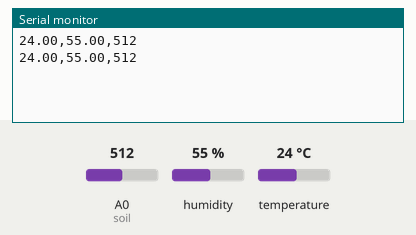
Simulated run of this sketch. Board: Arduino Uno, built with avr-gcc and run on an emulated ATmega328P. Parts: the last lines printed to the serial monitor. Inputs (shaded band) come from the test bench; at power-on: humidity 55 %, A0 (soil) = 512, temperature 24 °C.

Above: at 1.8 s.
1.9 s: humidity set to 22 %
At 3.3 s:
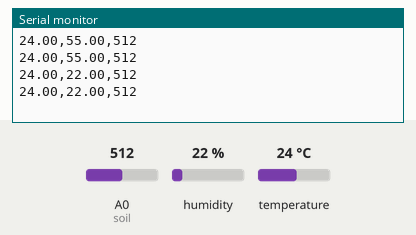
3.4 s: A0 (soil) set to 716
At 4.7 s:
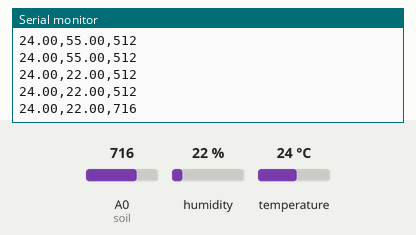
4.9 s: temperature set to 12 °C
At 6.0 s:
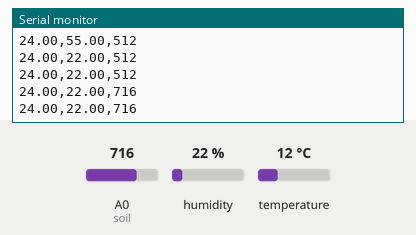
6.4 s: A0 (soil) set to 900
At 7.7 s:
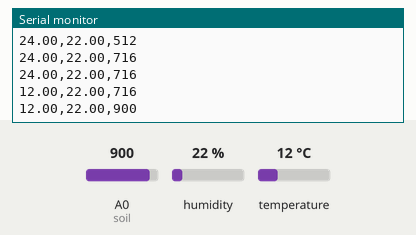
7.9 s: humidity set to 40 %
At 8.9 s:
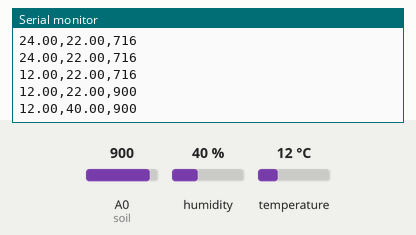
Timing chart, 0 to 10.4 s (numbered marks = the images above; inputs shaded):
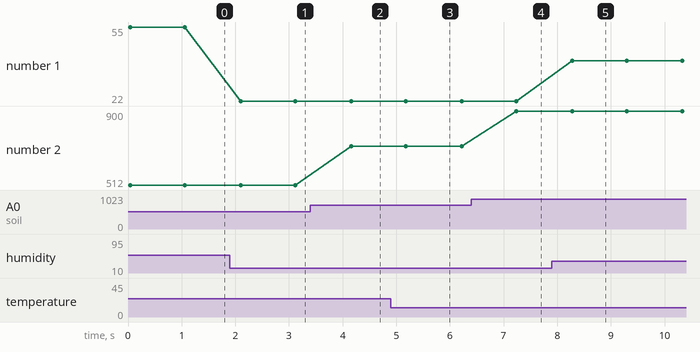

Measured:
- after the input at 1.9 s, the serial monitor: prints a new line after 0.20 s (image 1)
- after the input at 3.4 s, the serial monitor: prints a new line after 0.76 s (image 2)
- after the input at 6.4 s, the serial monitor: prints a new line after 0.83 s (image 4)
- after the input at 7.9 s, the serial monitor: prints a new line after 0.38 s (image 5)
- plotted number 1: 55 → 22 after the input at 1.9 s, 22 → 40 after the input at 7.9 s
- plotted number 2: 512 → 716 after the input at 3.4 s, 716 → 900 after the input at 6.4 s

The sketch:

SmartFarm.ino
```cpp
#include <DHT.h>

#include <SoftwareSerial.h>

DHT dht(3, DHT11);
SoftwareSerial BTSerial(4, 5);

int soil = A0;

void setup() {
  Serial.begin(9600);
  BTSerial.begin(9600);

  dht.begin();
}
void loop() {
  float h = dht.readHumidity();
  float t = dht.readTemperature();

  if (isnan(h) || isnan(t)) {
    Serial.println(F("Failed to read from DHT sensor!"));
    return;
  }

  int soilHumi = analogRead(soil);  //토양수분센서값 측정

  /*블루투스 통신*/
  // [＂온도,습도,토양수분"]
  BTSerial.print(t); // 온도
  BTSerial.print(",");
  BTSerial.print(h); // 습도
  BTSerial.print(",");
  BTSerial.print(soilHumi); // 토양수분

  Serial.print(t); // 온도
  Serial.print(",");
  Serial.print(h); // 습도
  Serial.print(",");
  Serial.println(soilHumi); // 토양수분

  delay(1000);
}
```
